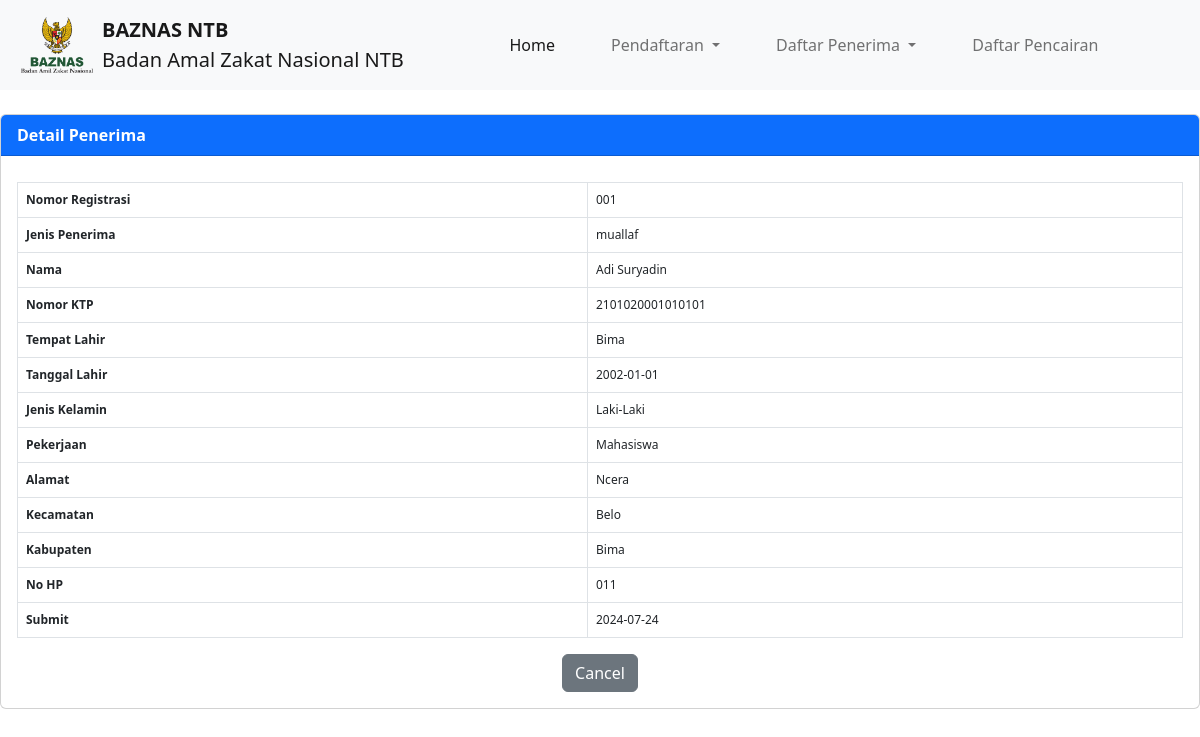
/crudpenerima.php?Nomor_Registrasi=001&jenispenerima=muallaf, run on the app's committed database.
### tables this page shows
CREATE TABLE `muallaf` (
  `ID` int(11) NOT NULL,
  `Nomor_Registrasi` varchar(10) NOT NULL,
  `Jenis_Pembagian` varchar(255) NOT NULL,
  `Nama` varchar(255) NOT NULL,
  `Nomor_KTP` varchar(255) NOT NULL,
  `Tempat_Lahir` varchar(255) NOT NULL,
  `Tanggal_Lahir` date NOT NULL,
  `Jenis_Kelamin` enum('Laki-Laki','Perempuan','','') NOT NULL,
  `Pekerjaan` varchar(255) NOT NULL,
  `Alamat` varchar(255) NOT NULL,
  `Kecamatan` varchar(255) NOT NULL,
  `Kabupaten` varchar(255) NOT NULL,
  `No_Hp` varchar(20) NOT NULL,
  `Submit` varchar(10) NOT NULL
);

### crudpenerima.php (the view, shortened to what this page needs)
<?php
$servername = "localhost";
$username = "root";
$password = "";
$dbname = "baznas";
$conn = new mysqli($servername, $username, $password, $dbname);
$nomor_registrasi = $_GET['Nomor_Registrasi'];
$data_penerima = null;
$tables = ["muallaf", "mahasiswa_luar_negeri", "penelitian"];
foreach ($tables as $table) {
    $query = "SELECT * FROM $table WHERE Nomor_Registrasi = ?";
    $stmt = $conn->prepare($query);
    $stmt->bind_param("s", $nomor_registrasi);
    $stmt->execute();
    $result = $stmt->get_result();
    if ($result->num_rows > 0) {
        $data_penerima = $result->fetch_assoc();
        break;
    }
}
?>
<!doctype html>
<html lang="en">
<head>
    <link href="https://cdn.jsdelivr.net/npm/bootstrap@5.2.3/dist/css/bootstrap.min.css" rel="stylesheet">
    <link rel="stylesheet" href="css/style.css" />
</head>
<body>
    <nav class="navbar navbar-expand-lg bg-light">
        <div class="container-fluid">
            <img src="gambar/logo-baznas4.png" alt="logo" width="90" height="74">
            <a class="navbar-brand" href="#"><strong>BAZNAS NTB</strong> <br>
                <span>Badan Amal Zakat Nasional NTB</span>
            </a>
            <div class="collapse navbar-collapse justify-content-center" id="navbarNavDropdown">
                <ul class="navbar-nav">
                    <li class="nav-item">
                        <a class="nav-link active" aria-current="page" href="home.php">Home</a>
                    </li>
                    <li class="nav-item dropdown">
                        <a class="nav-link dropdown-toggle" href="#" role="button" data-bs-toggle="dropdown" aria-expanded="false">
                            Pendaftaran
                        </a>
                    </li>
                    <li class="nav-item dropdown">
                        <a class="nav-link dropdown-toggle" href="#" role="button" data-bs-toggle="dropdown" aria-expanded="false">
                            Daftar Penerima
                        </a>
                    </li>
                    <li class="nav-item">
                        <a class="nav-link" href="daftarpencairan.php">Daftar Pencairan</a>
                    </li>
                </ul>
            </div>
        </div>
    </nav>
    <section>
        <div class="card mt-4">
            <div class="card-header bg-primary text-white">
                <b>Detail Penerima</b>
            </div>
            <div class="card-body">
                <table class="table table-bordered">
                    <tr>
                        <th>Nomor Registrasi</th>
                        <td><?php echo htmlspecialchars($data_penerima['Nomor_Registrasi']); ?></td>
                    </tr>
                    <tr>
                        <th>Jenis Penerima</th>
                        <td><?php echo htmlspecialchars($data_penerima['Jenis_Pembagian']); ?></td>
                    </tr>
                    <tr>
                        <th>Nama</th>
                        <td><?php echo htmlspecialchars($data_penerima['Nama']); ?></td>
                    </tr>
                    <tr>
                        <th>Nomor KTP</th>
                        <td><?php echo htmlspecialchars($data_penerima['Nomor_KTP']); ?></td>
                    </tr>
                    <tr>
                        <th>Tempat Lahir</th>
                        <td><?php echo htmlspecialchars($data_penerima['Tempat_Lahir']); ?></td>
                    </tr>
                    <tr>
                        <th>Tanggal Lahir</th>
                        <td><?php echo htmlspecialchars($data_penerima['Tanggal_Lahir']); ?></td>
                    </tr>
                    <tr>
                        <th>Jenis Kelamin</th>
                        <td><?php echo htmlspecialchars($data_penerima['Jenis_Kelamin']); ?></td>
                    </tr>
                    <tr>
                        <th>Pekerjaan</th>
                        <td><?php echo htmlspecialchars($data_penerima['Pekerjaan']); ?></td>
                    </tr>
                    <tr>
                        <th>Alamat</th>
                        <td><?php echo htmlspecialchars($data_penerima['Alamat']); ?></td>
                    </tr>
                    <tr>
                        <th>Kecamatan</th>
                        <td><?php echo htmlspecialchars($data_penerima['Kecamatan']); ?></td>
                    </tr>
                    <tr>
                        <th>Kabupaten</th>
                        <td><?php echo htmlspecialchars($data_penerima['Kabupaten']); ?></td>
                    </tr>
                    <tr>
                        <th>No HP</th>
                        <td><?php echo htmlspecialchars($data_penerima['No_Hp']); ?></td>
                    </tr>
                    <tr>
                        <th>Submit</th>
                        <td><?php echo htmlspecialchars($data_penerima['Submit']); ?></td>
                    </tr>
                </table>
                <div class="mt-3 text-center">
                <button type="button" class="btn btn-secondary" onclick="window.location.href='daftarpenerima.php'">Cancel</button>
    </div>
            </div>
        </div>
    </section>
</body>
</html>

### css/style.css (style rules this page uses)
.navbar-nav { flex-direction: row; justify-content: center; width: 100%; }
.nav-item { margin: 0 20px; }
.card-body { width: 100%; border-collapse: collapse; margin-top: 10px; table-layout: fixed; font-size: 12px; }

### data on the page
muallaf: Nomor_Registrasi "001", Jenis_Pembagian "muallaf", Nama "Adi Suryadin", Nomor_KTP "2101020001010101", Tempat_Lahir "Bima", Tanggal_Lahir "2002-01-01", Jenis_Kelamin "Laki-Laki", Pekerjaan "Mahasiswa", Alamat "Ncera", Kecamatan "Belo", Kabupaten "Bima", No_Hp "011", Submit "2024-07-24"
